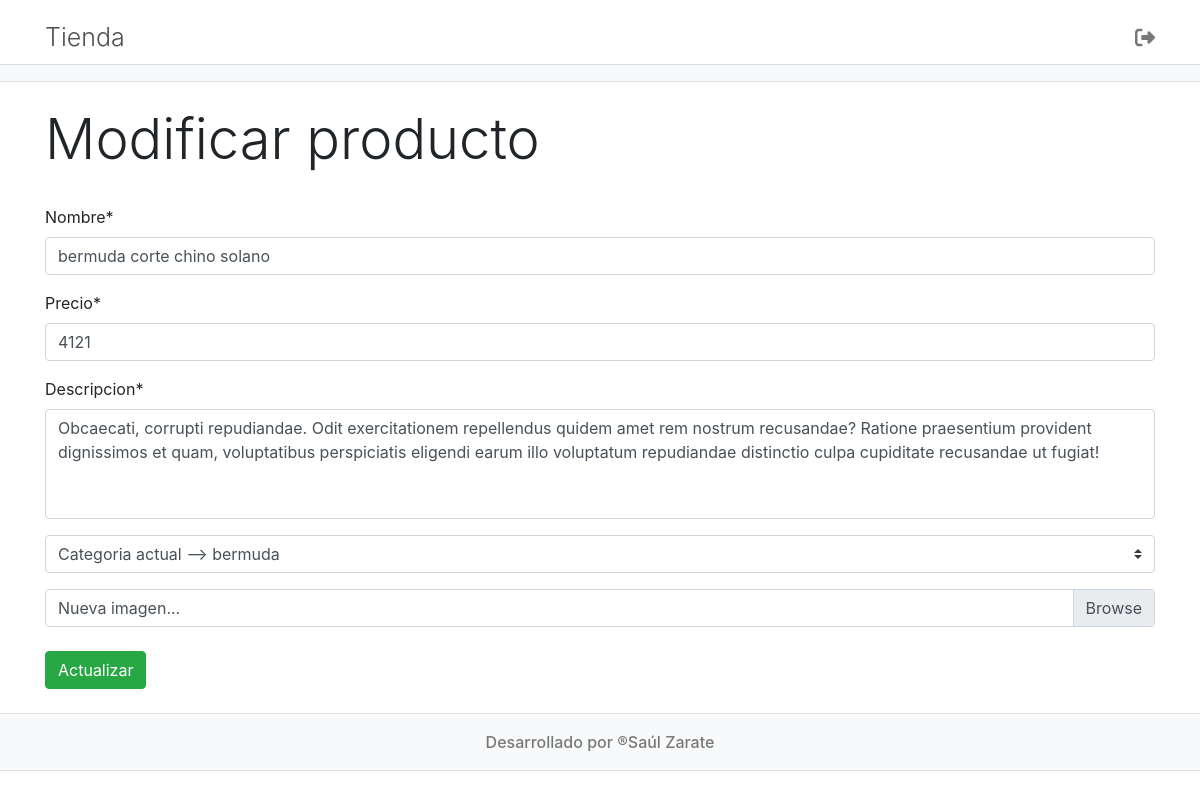
/index.php?controller=producto&action=create&id=2 (signed in), run on the app's committed database.
### tables this page shows
CREATE TABLE `producto` (
  `id` tinyint(3) UNSIGNED NOT NULL,
  `nombre` varchar(100) NOT NULL,
  `precio` float NOT NULL,
  `descripcion` text NOT NULL,
  `imagen` varchar(200) NOT NULL,
  `categoria_id` tinyint(3) UNSIGNED NOT NULL
);

### controllers/ProductoController.php (called while the page is built, shortened)
<?php
require_once __DIR__ . "/../models/Producto.php";
require_once __DIR__ . "/../models/Categoria.php";
require_once __DIR__ . "/../helpers/Utils.php";
class ProductoController{
    public function create(){
        if( isset($_GET["id"]) ){
            $producto_id = $_GET["id"];
            $productoDB = new Producto();
            $productoDB->setId($producto_id);
            $producto = $productoDB->getOne();
        }
        require_once __DIR__ . "/../views/producto/crear.php";
    }
}

### config/db.php (called while the page is built)
<?php
class DataBase {
    public static function conexion(){
        try{
            $baseDatos = "dvshop";
            $host = "127.0.0.1";
            $port = 3306;
            $user = "root";
            $password = "";
            return new PDO("mysql:dbname=$baseDatos;chartset=UTF-8;host=$host;port=$port",$user,$password);
        }catch( Exception $e ){
            echo "Erro en la conexion con la base de datos <br>";
            echo $e->getMessage();
            exit();
        }
    }
}

### models/Producto.php (called while the page is built, shortened)
<?php
require_once __DIR__ . "/../config/db.php";
class Producto{
    private $id;
    private $db;
    public function __construct(){
        $this->db = DataBase::conexion();
    }
    public function setId($id){
        $this->id = $id;
    }
    public function getOne(){
        $sql = "SELECT * FROM producto WHERE id = :id";
        $query = $this->db->prepare($sql);
        $query->execute([
            ":id" => $this->id
        ]);
        return $query->fetch(PDO::FETCH_OBJ);
    }
}

### helpers/Utils.php (called while the page is built, shortened)
<?php
class Utils {
  public static function showCategorias(){
    require_once __DIR__ . "/../models/Categoria.php";
    $categorias = new Categoria();
    return $categorias->getAll();
  }
}

### models/Categoria.php (called while the page is built, shortened)
<?php
require_once __DIR__ . "/../config/db.php";
class Categoria {
    private $db;
    public function __construct(){
        $this->db = DataBase::conexion();
    }
    public function getAll(){
        $sql = "SELECT * FROM categoria";
        $query = $this->db->prepare($sql);
        $query->execute();
        return $query->fetchAll(PDO::FETCH_OBJ);
    }
}

### views/producto/crear.php (the view, shortened to what this page needs)
<!DOCTYPE html>
<html lang="es">
<head>
    <?php require_once __DIR__ . "/../layout/links.php" ?>
</head>
<body>
    <?php require_once __DIR__ . "/../layout/header.php" ?>
    <?php require_once __DIR__ . "/../layout/nav.php" ?>
    <main class="container">
        <div class="row my-4">
            <div class="col-12 mb-4">
                <?php if (isset($producto)) : ?>
                    <h2 class="display-4">Modificar producto</h2>
                <?php else : ?>
                    <h2 class="display-4">Nuevo producto</h2>
                <?php endif; ?>
            </div>
            <div class="col-12">
                <form <?php if (!isset($producto)) : ?> action="<?= base_url . 'index.php?controller=producto&action=save' ?>" <?php else : ?> action="<?= base_url . 'index.php?controller=producto&action=update' ?>" <?php endif; ?> method="POST" enctype="multipart/form-data">
                    <div class="form-group">
                        <label for="nombre">Nombre*</label>
                        <input type="text" class="form-control" value="<?= isset($producto) ? $producto->nombre : "" ?>" name="nombre" id="nombre" placeholder="Ingrese el nombre" required>
                    </div>
                    <div class="form-group">
                        <label for="precio">Precio*</label>
                        <input type="number" class="form-control" value="<?= isset($producto) ? $producto->precio : "" ?>" name="precio" id="precio" placeholder="Ingrese el precio" required>
                    </div>
                    <div class="form-group">
                        <label for="descripcion">Descripcion*</label>
                        <textarea class="form-control" name="descripcion" id="descripcion" rows="4" placeholder="Ingrese una descripcion del producto" required><?= isset($producto) ? $producto->descripcion : "" ?></textarea>
                    </div>
                    <div class="form-group">
                        <select class="custom-select" name="categoriaId" required>
                            <?php if (!isset($producto)) : ?>
                                <option value="" selected>-- Seleccione una categoria --</option>
                                <?php foreach (Utils::showCategorias() as $categoria) : ?>
                                    <option value="<?= $categoria->id ?>"><?= $categoria->nombre ?></option>
                                <?php endforeach; ?>
                            <?php else : ?>
                                <?php foreach (Utils::showCategorias() as $categoria) :
                                    if ($categoria->id == $producto->categoria_id) : ?>
                                        <option value="<?= $categoria->id ?>" selected>Categoria actual --> <?= $categoria->nombre ?></option>
                                    <?php else : ?>
                                        <option value="<?= $categoria->id ?>"><?= $categoria->nombre ?></option>
                                <?php endif;
                                endforeach; ?>
                            <?php endif; ?>
                        </select>
                    </div>
                    <div class="custom-file">
                        <label class="custom-file-label" for="customFile"><?= isset($producto) ? "Nueva imagen..." : "Ingrese una imagen...*" ?></label>
                    </div>
                    <button type="submit" class="btn btn-success mt-4" name="submitCrear"><?= isset($producto) ? "Actualizar" : "Agregar" ?></button>
                </form>
            </div>
        </div>
    </main>
    <?php require_once __DIR__ . "/../layout/footer.php" ?>
</body>
</html>

### assets/css/style.css (style rules this page uses)
* { margin: 0; padding: 0; box-sizing: border-box; }
textarea { resize: none; }

### data on the page
producto: nombre "bermuda corte chino solano", precio "4121", descripcion "Obcaecati, corrupti repudiandae. Odit exercitationem repellendus quidem amet rem nostrum recusandae? Ratione praesentium provident dignissimos et quam, voluptatibus perspiciatis eligendi earum illo voluptatum repudiandae distinctio culpa cupiditate recusandae ut fugiat!"
